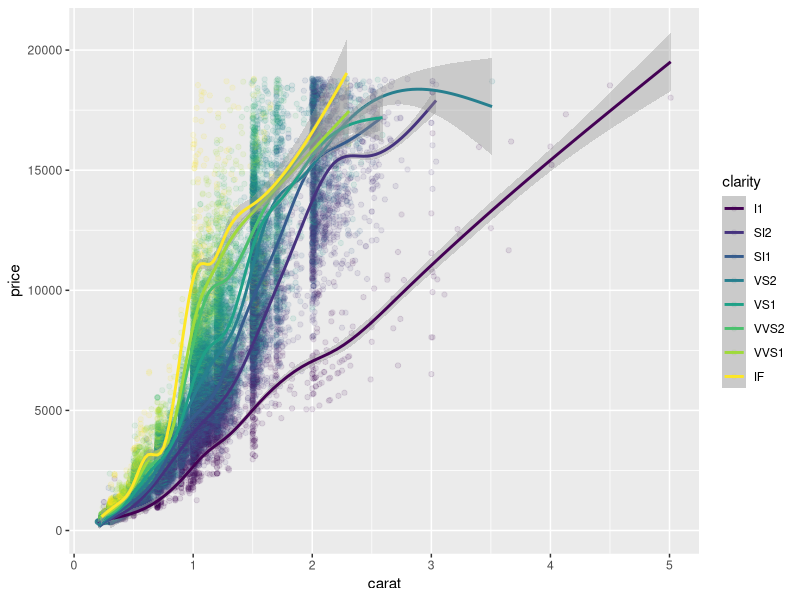

This figure's R source:
library(ggplot2)
#mydata = read.csv(file.choose())
data(diamonds)
mydiamonds = data.frame(diamonds)
summary(mydiamonds)
ggplot(data=diamonds,
       aes(x=carat,y=price,color=clarity))+
  geom_point(alpha=0.1)+
  geom_smooth()
